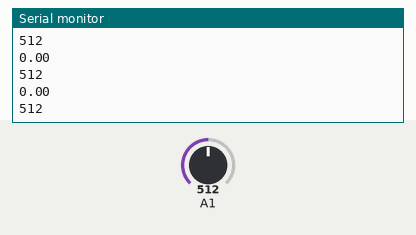
This sketch was run on a simulated Arduino Uno, built with avr-gcc and run on an emulated ATmega328P. On the bench: the last lines printed to the serial monitor. Inputs (shaded band) come from the test bench; at power-on: A1 = 512.

Above: at 1.3 s.
1.4 s: A1 set to 716
At 1.81 s:
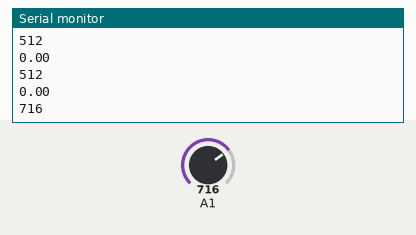
2.9 s: A1 set to 900
At 3.31 s:
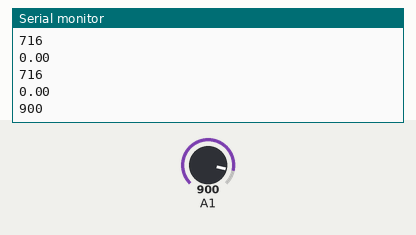
Timing chart, 0 to 5.9 s (numbered marks = the images above; inputs shaded):
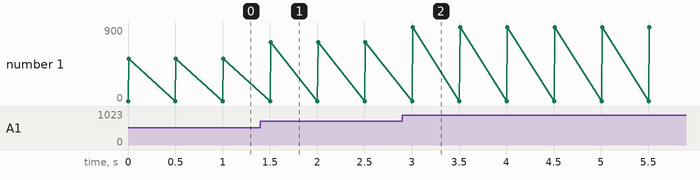

The sketch:

CT_SENSOR.ino
```cpp
#include "EmonLib.h"                   // Include Emon Library
EnergyMonitor emon1;                   // Create an instance

float _power;

void readEnergy(){
  emon1.current(A1, 111.1);

  double Irms = emon1.calcIrms(1480);  // Calculate Irms only

  /*
  #ifdef SERIAL_DEBUG
    Serial.print(Irms*230.0);	       // Apparent power
    showString(PSTR(" "));
    Serial.println(Irms);		       // Irms
  #endif
  */
  _power = Irms*230.0;
}

void setup(){
  Serial.begin(9600);
}

void loop(){
  Serial.println(_power);
  Serial.println(analogRead(A1));
  Serial.println();
  delay(500);
}
```

Measured:
- after the input at 1.4 s, the serial monitor: prints a new line after 0.11 s (image 1)
- after the input at 2.9 s, the serial monitor: prints a new line after 0.11 s (image 2)
- plotted number 1: 512 → 716 after the input at 1.4 s, 716 → 900 after the input at 2.9 s
